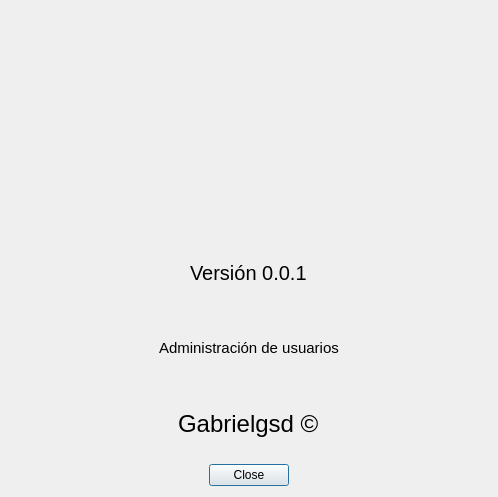
<?xml version="1.0" encoding="UTF-8"?>
<ui version="4.0">
 <class>dlgAbout</class>
 <widget class="QDialog" name="dlgAbout">
  <property name="windowModality">
   <enum>Qt::WindowModal</enum>
  </property>
  <property name="geometry">
   <rect>
    <x>0</x>
    <y>0</y>
    <width>498</width>
    <height>497</height>
   </rect>
  </property>
  <property name="windowTitle">
   <string>About</string>
  </property>
  <property name="windowIcon">
   <iconset>
    <normalon>../img/gabrielgsd.jpg</normalon>
   </iconset>
  </property>
  <property name="layoutDirection">
   <enum>Qt::LeftToRight</enum>
  </property>
  <property name="modal">
   <bool>true</bool>
  </property>
  <layout class="QGridLayout" name="gridLayout">
   <item row="0" column="0">
    <layout class="QVBoxLayout" name="verticalLayout">
     <item alignment="Qt::AlignHCenter">
      <widget class="QLabel" name="label_2">
       <property name="minimumSize">
        <size>
         <width>221</width>
         <height>221</height>
        </size>
       </property>
       <property name="maximumSize">
        <size>
         <width>221</width>
         <height>221</height>
        </size>
       </property>
       <property name="text">
        <string/>
       </property>
       <property name="pixmap">
        <pixmap>../img/gabrielgsd.jpg</pixmap>
       </property>
       <property name="scaledContents">
        <bool>true</bool>
       </property>
      </widget>
     </item>
     <item alignment="Qt::AlignHCenter">
      <widget class="QLabel" name="label_4">
       <property name="font">
        <font>
         <pointsize>15</pointsize>
        </font>
       </property>
       <property name="text">
        <string>Versión 0.0.1</string>
       </property>
      </widget>
     </item>
     <item alignment="Qt::AlignHCenter">
      <widget class="QLabel" name="label_3">
       <property name="font">
        <font>
         <pointsize>11</pointsize>
        </font>
       </property>
       <property name="text">
        <string>Administración de usuarios</string>
       </property>
      </widget>
     </item>
     <item alignment="Qt::AlignHCenter">
      <widget class="QLabel" name="label">
       <property name="font">
        <font>
         <pointsize>18</pointsize>
        </font>
       </property>
       <property name="text">
        <string>Gabrielgsd ©</string>
       </property>
       <property name="scaledContents">
        <bool>false</bool>
       </property>
       <property name="wordWrap">
        <bool>false</bool>
       </property>
      </widget>
     </item>
     <item alignment="Qt::AlignHCenter">
      <widget class="QPushButton" name="btn_close_about">
       <property name="text">
        <string>Close</string>
       </property>
      </widget>
     </item>
    </layout>
   </item>
  </layout>
 </widget>
 <resources/>
 <connections/>
</ui>
